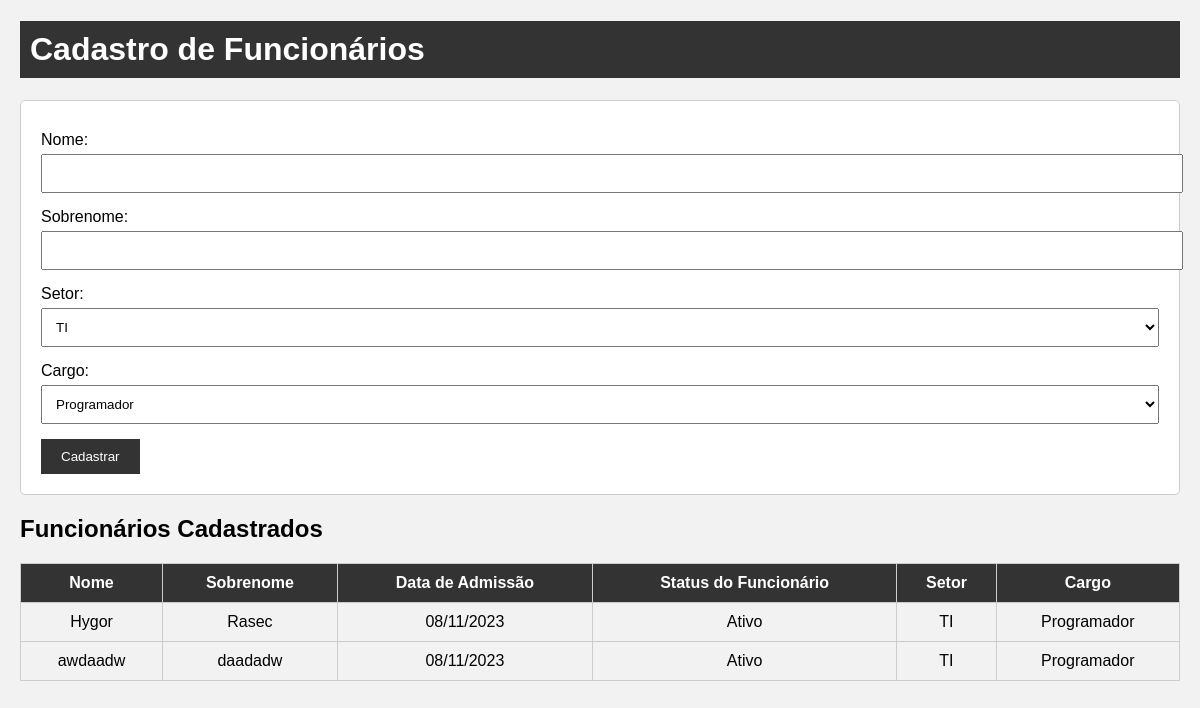
The page / on the database its author committed.
### tables this page shows
CREATE TABLE funcionarios (
            id INTEGER PRIMARY KEY,
            primeiro_nome TEXT NOT NULL,
            sobrenome TEXT NOT NULL,
            data_admissao DATE NOT NULL,
            status_funcionario BOOL NOT NULL DEFAULT true,
            id_setor INTEGER,
            id_cargo INTEGER,
            FOREIGN KEY (id_setor) REFERENCES setor(id),
            FOREIGN KEY (id_cargo) REFERENCES cargos(id)
        );

CREATE TABLE setor (
            id INTEGER PRIMARY KEY,
            nome TEXT NOT NULL
        );

CREATE TABLE cargos (
            id INTEGER PRIMARY KEY,
            nome TEXT NOT NULL,
            id_setor INTEGER,
            FOREIGN KEY (id_setor) REFERENCES setor(id)
        );

### app.py (the view)
@app.route('/')
def cadastro_funcionarios():
    criar_banco_de_dados()
    conn = sqlite3.connect('funcionarios.db')
    cursor = conn.cursor()
    setores = ['TI', 'Recursos Humanos', 'Vendas']
    for setor in setores:
        adicionar_setor(conn, cursor, setor)
    cargos = [
        {'nome': 'Programador', 'setor': 'TI'},
        {'nome': 'Gerente de RH', 'setor': 'Recursos Humanos'},
        {'nome': 'Vendedor', 'setor': 'Vendas'}
    ]
    for cargo in cargos:
        setor_id = adicionar_setor(conn, cursor, cargo['setor'])
        adicionar_cargo(conn, cursor, cargo['nome'], setor_id)
    cursor.execute("SELECT id, nome FROM setor")
    setores = cursor.fetchall()
    cursor.execute("SELECT id, nome FROM cargos")
    cargos = cursor.fetchall()
    cursor.execute("""
        SELECT funcionarios.id, primeiro_nome, sobrenome, data_admissao, status_funcionario, setor.nome, cargos.nome
        FROM funcionarios
        JOIN setor ON funcionarios.id_setor = setor.id
        JOIN cargos ON funcionarios.id_cargo = cargos.id
    """)
    funcionarios = cursor.fetchall()
    funcionarios_formatados = []
    for funcionario in funcionarios:
        funcionarios_formatados.append(
            (funcionario[0], funcionario[1], funcionario[2], string_to_date(funcionario[3]), 'Ativo' if funcionario[4] else 'Inativo', funcionario[5], funcionario[6])
        )
    conn.close()
    return render_template('index.html', setores=setores, cargos=cargos, funcionarios=funcionarios)

### app.py (called while the page is built)
def adicionar_setor(conn, cursor, nome_setor):
    cursor.execute("SELECT id FROM setor WHERE nome=?", (nome_setor,))
    setor = cursor.fetchone()
    if setor is None:
        cursor.execute("INSERT INTO setor (nome) VALUES (?)", (nome_setor,))
        conn.commit()
        return cursor.lastrowid
    else:
        return setor[0]

def adicionar_cargo(conn, cursor, nome_cargo, id_setor):
    cursor.execute("SELECT id FROM cargos WHERE nome=? AND id_setor=?", (nome_cargo, id_setor))
    cargo = cursor.fetchone()
    if cargo is None:
        cursor.execute("INSERT INTO cargos (nome, id_setor) VALUES (?, ?)", (nome_cargo, id_setor))
        conn.commit()

@app.template_filter('string_to_date')
def string_to_date(value, format='%Y-%m-%d'):
    return datetime.strptime(value, format).strftime("%d/%m/%Y") if value else None

### templates/index.html (shortened to what this page needs)
<!DOCTYPE html>
<html lang="pt-br">
<head>
    <link rel="stylesheet" type="text/css" href="{{ url_for('static', filename='style.css') }}">
</head>
<body>
    <h1>Cadastro de Funcionários</h1>
    <form method="post" action="/index">
        <label for="primeiro_nome">Nome:</label>
        <input type="text" id="primeiro_nome" name="primeiro_nome" required><br>
        <label for="sobrenome">Sobrenome:</label>
        <input type="text" id="sobrenome" name="sobrenome" required><br>
        <label for="id_setor">Setor:</label>
        <select id="id_setor" name="id_setor">
            {% for setor in setores %}
            <option value="{{ setor[0] }}">{{ setor[1] }}</option>
            {% endfor %}
        </select><br>
        <label for="id_cargo">Cargo:</label>
        <select id="id_cargo" name="id_cargo">
            {% for cargo in cargos %}
            <option value="{{ cargo[0] }}">{{ cargo[1] }}</option>
            {% endfor %}
        </select><br>
        <button type="submit">Cadastrar</button>
    </form>
    <h2>Funcionários Cadastrados</h2>
    <table>
        <tr>
            <th>Nome</th>
            <th>Sobrenome</th>
            <th>Data de Admissão</th>
            <th>Status do Funcionário</th>
            <th>Setor</th>
            <th>Cargo</th>
        </tr>
        {% for funcionario in funcionarios %}
        <tr>
            <td>{{ funcionario[1] }}</td>
            <td>{{ funcionario[2] }}</td>
            <td>{{ funcionario[3] | string_to_date }}</td>
            <td>{{ 'Ativo' if funcionario[4] else 'Inativo' }}</td>
            <td>{{ funcionario[5] }}</td>
            <td>{{ funcionario[6] }}</td>
        </tr>
        {% endfor %}
    </table>
</body>
</html>

### static/style.css (style rules this page uses)
body { font-family: Arial, sans-serif; margin: 20px; background-color: #f2f2f2; }
h1 { background-color: #333; color: white; padding: 10px; }
form { background-color: #fff; padding: 20px; border: 1px solid #ccc; border-radius: 5px; margin-top: 20px; }
form label { display: block; margin-top: 10px; }
form input, form select { width: 100%; padding: 10px; margin: 5px 0; }
form button { background-color: #333; color: white; border: none; padding: 10px 20px; margin-top: 10px; cursor: pointer; }
table { width: 100%; border-collapse: collapse; margin-top: 20px; }
table, th, td { border: 1px solid #ccc; }
th, td { padding: 10px; text-align: center; }
table th { background-color: #333; color: white; }
label { width: 100px; display: inline-block; }

### rows shown on the page
funcionarios: primeiro_nome "Hygor", sobrenome "Rasec", data_admissao "08/11/2023", status_funcionario "Ativo", nome "TI", nome "Programador"
funcionarios: primeiro_nome "awdaadw", sobrenome "daadadw", data_admissao "08/11/2023", status_funcionario "Ativo", nome "TI", nome "Programador"

### other values the page prints
form field id_setor "TI"
form field id_cargo "Programador"
